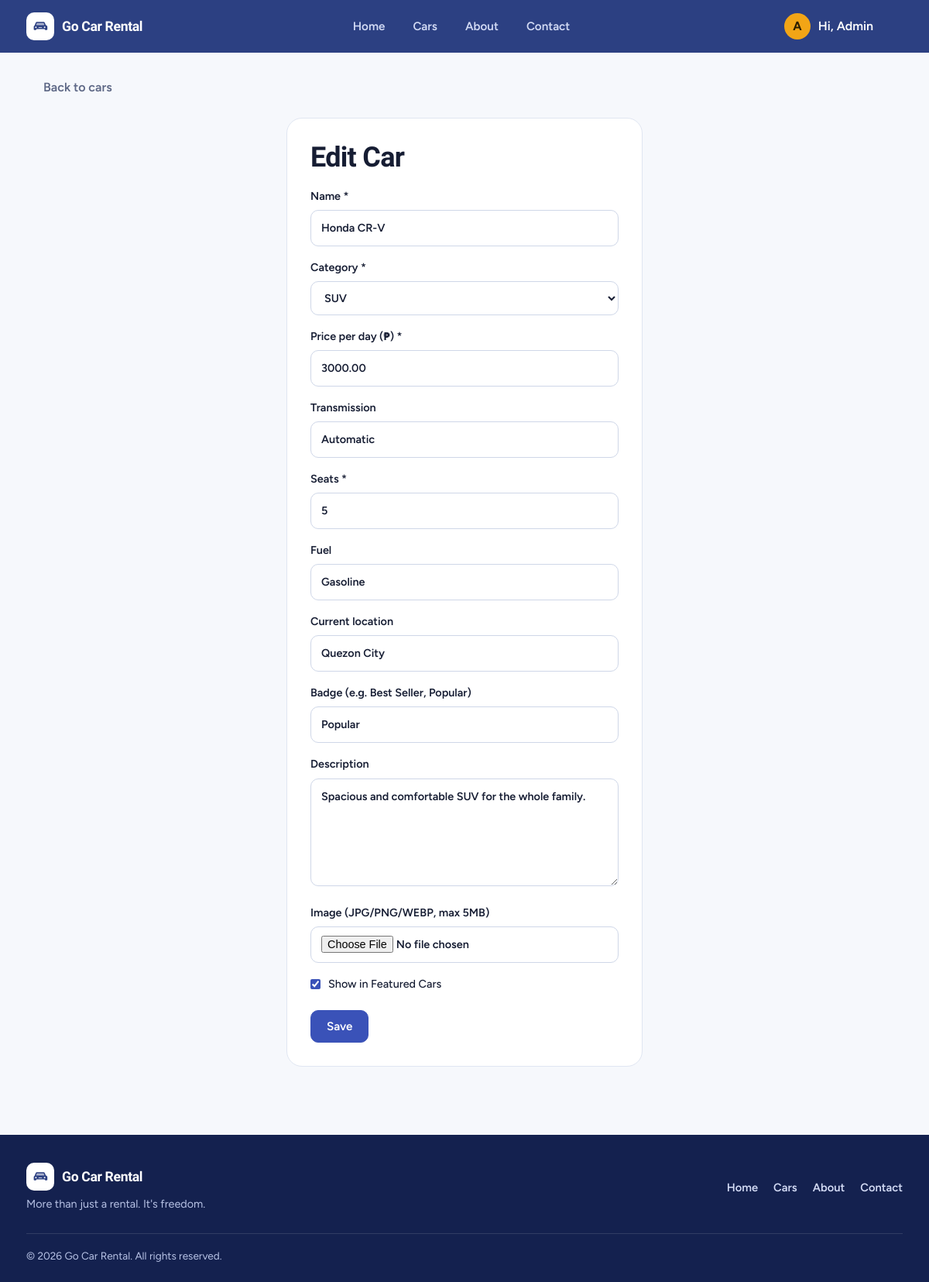
Page /admin/car_form.php?id=2 (signed in) on the committed database.
### tables this page shows
CREATE TABLE IF NOT EXISTS users (
    id INT AUTO_INCREMENT PRIMARY KEY,
    full_name VARCHAR(120) NOT NULL,
    email VARCHAR(150) NOT NULL UNIQUE,
    phone VARCHAR(30) DEFAULT NULL,
    address VARCHAR(255) DEFAULT NULL,
    password VARCHAR(255) NOT NULL,
    role ENUM('user', 'admin') NOT NULL DEFAULT 'user',
    created_at TIMESTAMP DEFAULT CURRENT_TIMESTAMP
);

CREATE TABLE IF NOT EXISTS cars (
    id INT AUTO_INCREMENT PRIMARY KEY,
    name VARCHAR(120) NOT NULL,
    category ENUM(
        'Economy',
        'Compact',
        'SUV',
        'Van',
        'Luxury',
        'Sports'
    ) NOT NULL,
    price_per_day DECIMAL(10,2) NOT NULL,
    transmission VARCHAR(30) NOT NULL DEFAULT 'Automatic',
    seats INT NOT NULL DEFAULT 5,
    fuel VARCHAR(30) NOT NULL DEFAULT 'Gasoline',
    description TEXT,
    location VARCHAR(120) DEFAULT NULL,
    image VARCHAR(255) DEFAULT NULL,
    badge VARCHAR(30) DEFAULT NULL,
    featured TINYINT(1) NOT NULL DEFAULT 0,
    created_at TIMESTAMP DEFAULT CURRENT_TIMESTAMP
);

### config.php (called while the page is built, shortened)
<?php
function db(): PDO {
    static $pdo = null;
    if (!$pdo) {
        $pdo = new PDO('mysql:host='.DB_HOST.';dbname='.DB_NAME.';charset=utf8mb4', DB_USER, DB_PASS, [
            PDO::ATTR_ERRMODE => PDO::ERRMODE_EXCEPTION,
            PDO::ATTR_DEFAULT_FETCH_MODE => PDO::FETCH_ASSOC,
        ]);
    }
    return $pdo;
}
require_once __DIR__ . '/includes/functions.php';

### admin/car_form.php (the view, shortened to what this page needs)
<?php require '../config.php'; require_admin();
$id = (int)($_GET['id'] ?? 0); $car = null;
if ($id) { $s = db()->prepare('SELECT * FROM cars WHERE id=?'); $s->execute([$id]); $car = $s->fetch(); if (!$car) exit('Not found'); }
$v = fn($k, $d = '') => e($car[$k] ?? $d);
$title = $car ? 'Edit Car' : 'Add Car'; include '../includes/header.php'; ?>
<a class="back" href="index.php"><?= icon('back', 16) ?> Back to cars</a>
<form class="box" method="post" enctype="multipart/form-data"><h1><?= $title ?></h1><?= csrf_field() ?>
  <label>Name *<input name="name" value="<?= $v('name') ?>" required></label>
  <label>Category *<select name="category"><?php foreach (CATEGORIES as $c): ?>
    <option <?= ($car['category'] ?? '') === $c ? 'selected' : '' ?>><?= $c ?></option><?php endforeach; ?></select></label>
  <label>Price per day (₱) *<input type="number" step="0.01" min="1" name="price_per_day" value="<?= $v('price_per_day') ?>" required></label>
  <label>Transmission<input name="transmission" value="<?= $v('transmission', 'Automatic') ?>"></label>
  <label>Seats *<input type="number" min="1" name="seats" value="<?= $v('seats', 5) ?>" required></label>
  <label>Fuel<input name="fuel" value="<?= $v('fuel', 'Gasoline') ?>"></label>
  <label>Current location<input name="location" value="<?= $v('location') ?>"></label>
  <label>Badge (e.g. Best Seller, Popular)<input name="badge" value="<?= $v('badge') ?>"></label>
  <label>Description<textarea name="description" rows="5"><?= $v('description') ?></textarea></label>
  <label>Image (JPG/PNG/WEBP, max 5MB)<input type="file" name="image" accept="image/*"></label>
  <label class="chk"><input type="checkbox" name="featured" <?= !empty($car['featured']) ? 'checked' : '' ?>> Show in Featured Cars</label>
  <button class="btn">Save</button>
</form>
<?php include '../includes/footer.php'; ?>

### includes/header.php (shortened to what this page needs)
<?php $user = current_user(); $page = basename($_SERVER['SCRIPT_NAME'], '.php'); $full = $full ?? false; ?>
<!DOCTYPE html><html lang="en" data-theme="<?= e($user['theme'] ?? 'light') ?>"><head><meta charset="utf-8">
<link rel="stylesheet" href="<?= BASE_URL ?>/assets/style.css"></head><body>
<header class="nav"><div class="wrap nav-in">
  <a class="brand" href="<?= BASE_URL ?>/index.php"><span class="brand-mark"><?= car_svg() ?></span>Go Car Rental</a>
  <nav class="links">
    <a class="<?= $page=='index'?'active':'' ?>" href="<?= BASE_URL ?>/index.php">Home</a>
    <a class="<?= in_array($page,['cars','car','book'])?'active':'' ?>" href="<?= BASE_URL ?>/cars.php">Cars</a>
    <a class="<?= $page=='about'?'active':'' ?>" href="<?= BASE_URL ?>/about.php">About</a>
    <a class="<?= $page=='contact'?'active':'' ?>" href="<?= BASE_URL ?>/contact.php">Contact</a>
  </nav>
  <div class="user">
    <?php if ($user): ?>
      <details class="menu"><summary><span class="av"><?= e(strtoupper(mb_substr($user['full_name'], 0, 1))) ?></span>Hi, <?= e(explode(' ', $user['full_name'])[0]) ?> <?= icon('chev', 16) ?></summary>
        </details>
    <?php else: ?>
      <a class="btn gray" href="<?= BASE_URL ?>/login.php">Log in</a><a class="btn" href="<?= BASE_URL ?>/register.php">Sign up</a>
    <?php endif; ?>
  </div>
</div></header>
<?php if ($full): ?><main><div class="wrap"><?= flash() ?></div>
<?php else: ?><main class="wrap page"><?= flash() ?>
<?php endif; ?>

### assets/style.css (style rules this page uses)
:root { --navy:#14214f; --blue:#3a52b8; --blue-d:#2c4082; --sky:#eef2fb; --bg:#f6f8fc; --line:#e0e6f2; --ink:#161d33; --muted:#5d6785; --amber:#f2a516; --red:#d6403f; --green:#13a24b; --sh:0 1px 2px rgba(20,33,79,.06),0 12px 28px -14px rgba(20,33,79,.28); --head:'Sora',system-ui,sans-serif; --body:'Figtree',system-ui,-apple-system,'Segoe UI',sans-serif; }
* { box-sizing:border-box }
html { scroll-behavior:smooth }
body { margin:0;background:var(--bg);color:var(--ink);font:16px/1.6 var(--body);-webkit-font-smoothing:antialiased }
a { color:var(--blue);text-decoration:none }
h1,h2,h3,h4 { font-family:var(--head);letter-spacing:-.02em;line-height:1.15;margin:0 0 .5em;font-weight:700 }
h1 { font-size:clamp(1.7rem,3vw,2.3rem) }
.wrap { max-width:1180px;margin:0 auto;padding:0 24px }
main.page { padding-top:32px;padding-bottom:64px;min-height:70vh }
.nav { background:var(--blue-d);position:sticky;top:0;z-index:50 }
.nav-in { display:flex;align-items:center;gap:28px;height:68px }
.brand { display:flex;align-items:center;gap:10px;color:#fff;font:700 1.1rem var(--head);letter-spacing:-.02em }
.brand-mark { width:36px;height:36px;border-radius:10px;background:#fff;color:var(--blue-d);display:grid;place-items:center }
.links { display:flex;gap:4px;margin:0 auto }
.links a { color:#d3dbf5;padding:8px 16px;border-radius:999px;font-weight:600;font-size:.95rem }
.user { display:flex;gap:10px;align-items:center }
details.menu { position:relative }
details.menu summary { list-style:none;cursor:pointer;display:flex;align-items:center;gap:10px;color:#fff;font-weight:600;padding:5px 12px 5px 5px;border-radius:999px }
.av { width:34px;height:34px;border-radius:50%;background:var(--amber);color:#2b1d00;display:grid;place-items:center;font-weight:700 }
.btn { display:inline-flex;align-items:center;justify-content:center;gap:8px;background:var(--blue);color:#fff;border:1px solid var(--blue);padding:11px 20px;border-radius:10px;font:600 .95rem var(--body);cursor:pointer;transition:background .15s,border-color .15s;line-height:1.2 }
input,select,textarea { width:100%;padding:11px 13px;border:1px solid #cfd7e8;border-radius:10px;background:#fff;font:inherit;color:inherit;margin-top:6px }
input[type=checkbox],input[type=radio] { width:auto;margin:0;accent-color:var(--blue) }
label { display:block;font-weight:600;font-size:.9rem;margin-top:16px }
label.chk { display:flex;gap:10px;align-items:center;font-weight:500 }
.back { display:inline-flex;align-items:center;gap:6px;color:var(--muted);font-weight:600;margin-bottom:18px }
.box { background:#fff;border:1px solid var(--line);border-radius:20px;padding:30px;max-width:460px;margin:8px auto 24px }
.box h1,.box h2 { margin-top:0 }
.box .btn { margin-top:22px }

### rows in the picture
users: full_name "A", full_name "Admin"
cars: name "Honda CR-V", category "SUV", price_per_day "3000.00", transmission "Automatic", seats "5", fuel "Gasoline", location "Quezon City", badge "Popular", description "Spacious and comfortable SUV for the whole family.", featured "☑"

### other values in the picture
$title "Edit Car"
